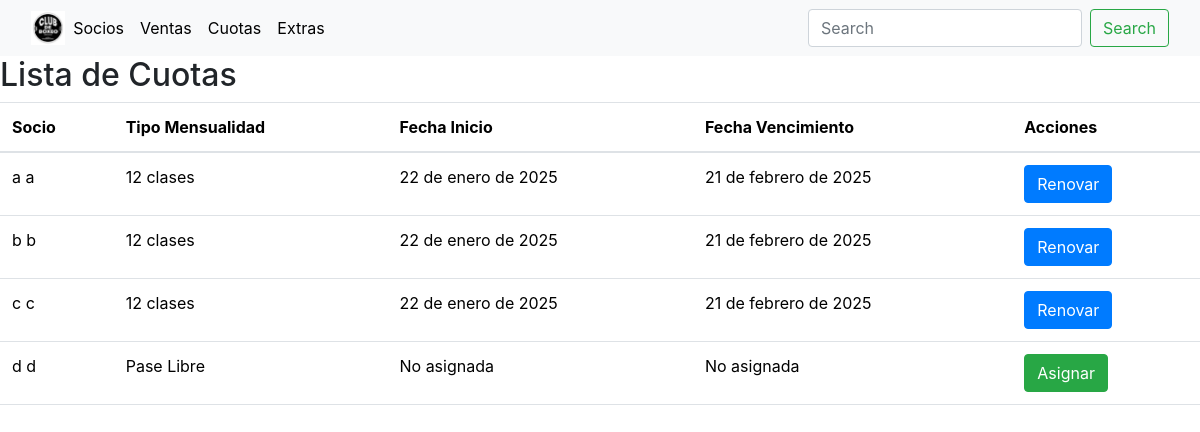
/lista_cuotas/ (signed in), run on an earlier commit of the app's database.
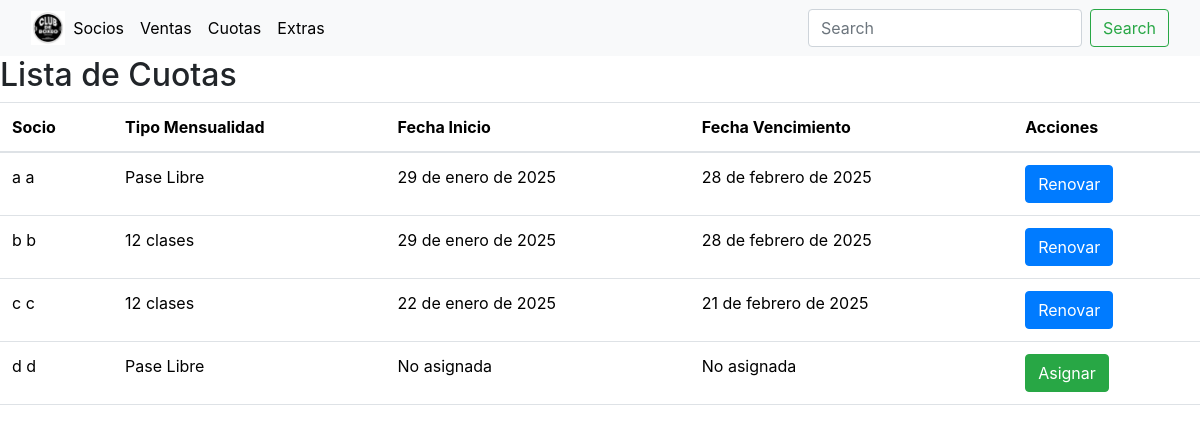
And on a later commit of the database.
### gimnasio/models.py (models this page shows, shortened)
class Socio(models.Model):
    usuario = models.ForeignKey(Usuario, on_delete=models.CASCADE)  # Enlace a la tabla de usuarios
    nombre = models.CharField(max_length=255)
    apellido = models.CharField(max_length=255)
    dni = models.CharField(max_length=20)  # Asumiendo que el DNI es una cadena
    gimnasio = models.ForeignKey(Gimnasio, on_delete=models.CASCADE, related_name="socios",default=None)
    tipo_mensualidad = models.ForeignKey('TipoMensualidad', on_delete=models.SET_NULL, null=True, blank=True) # Relación con TipoMensualidad
    clases_restantes = models.IntegerField(default=0)
    fecha_vencimiento = models.DateField(null=True, blank=True) # Nuevo Campo
    class Meta:
        db_table = 'Socios'
        verbose_name = 'Socio'
        verbose_name_plural = 'Socios'

class TipoMensualidad(models.Model):
    tipo = models.CharField(max_length=255)  # Ejemplo de longitud máxima, ajústala según necesites
    precio = models.DecimalField(max_digits=10, decimal_places=2)  # Usando DecimalField para precios
    class Meta:
        db_table = 'TipoMensualidades'
        verbose_name = 'TipoMensualidad'
        verbose_name_plural = 'TipoMensualidades'

class Cuota(models.Model):
    socio = models.ForeignKey(Socio, on_delete=models.CASCADE)
    tipo_mensualidad = models.ForeignKey(TipoMensualidad, on_delete=models.CASCADE)
    precio = models.FloatField(null=True, blank=True)
    efectivo = models.FloatField(null=True, blank=True)
    fecha_inicio = models.DateField(default=date.today)
    transferencia = models.FloatField(null=True, blank=True)
    tarjeta_credito = models.FloatField(null=True, blank=True)
    gimnasio = models.ForeignKey(Gimnasio, on_delete=models.CASCADE, related_name="cuota",default=None)
    class Meta:
        db_table = 'Cuotas'
        verbose_name = 'Cuota'
        verbose_name_plural = 'Cuotas'

### gimnasio/views.py (the view, shortened to what this page needs)
# urls.py: path('lista_cuotas/',views.lista_cuotas, name='lista_cuotas'),
@login_required
def lista_cuotas(request):
    socios = Socio.objects.all()
    cuotas_por_socio = []
    for socio in socios:
       try:
            cuota = Cuota.objects.filter(socio=socio).latest('fecha_inicio') # Obtenemos la última cuota
            fecha_vencimiento = cuota.fecha_inicio + timedelta(days=30) if cuota.fecha_inicio else None # calculamos el vencimiento
            cuotas_por_socio.append({'socio':socio, 'cuota': cuota, 'fecha_vencimiento': fecha_vencimiento})  # agregamos a la lista
       except Cuota.DoesNotExist:
            cuotas_por_socio.append({'socio':socio, 'cuota': None, 'fecha_vencimiento': None})
    return render(request, 'listar_cuotas.html', {'cuotas_por_socio': cuotas_por_socio})

### gimnasio/templates/listar_cuotas.html
{% extends 'base.html' %}
{% block content %}
    <h2>Lista de Cuotas</h2>
    <table class="table">
        <thead>
            <tr>
                <th>Socio</th>
                <th>Tipo Mensualidad</th>
                <th>Fecha Inicio</th>
                <th>Fecha Vencimiento</th>
                <th>Acciones</th>
            </tr>
        </thead>
        <tbody>
            {% for item in cuotas_por_socio %}
               <tr>
                    <td>{{ item.socio.nombre }} {{ item.socio.apellido }}</td>
                    <td>
                      {% if item.socio.tipo_mensualidad %}
                        {{ item.socio.tipo_mensualidad.tipo }}
                      {% else %}
                        No asignada
                      {% endif %}
                    </td>
                     {% if item.cuota %}
                        <td>{{ item.cuota.fecha_inicio }}</td>
                        <td>{{ item.fecha_vencimiento }}</td>
                        <td>
                            <a href="{% url 'renovar_mensualidad' %}?socio={{ item.socio.id }}&cuota={{ item.cuota.id }}" class="btn btn-primary">Renovar</a>
                        </td>
                    {% else %}
                        <td>No asignada</td>
                        <td>No asignada</td>
                        <td>
                            <a href="{% url 'asignar_mensualidad' %}?socio={{ item.socio.id }}" class="btn btn-success">Asignar</a>
                        </td>
                    {% endif %}
                </tr>
            {% endfor %}
        </tbody>
    </table>
{% endblock %}

### gimnasio/templates/base.html (shortened to what this page needs)
{% load static %}
<!DOCTYPE html>
<html lang="en">
<head>
    <link href="https://cdn.jsdelivr.net/npm/bootstrap@5.3.3/dist/css/bootstrap.min.css" rel="stylesheet">
    <link rel="stylesheet" href="https://stackpath.bootstrapcdn.com/bootstrap/4.5.2/css/bootstrap.min.css">
</head>
<body>
    <header>
        <nav class="navbar navbar-expand-lg bg-body-tertiary">
            <div class="container-fluid">
                <img src="{% static 'img/logo.jpeg' %}" width="3%" alt="Logo" id="logo-link" class="img-fluid">
                <div class="collapse navbar-collapse" id="navbarSupportedContent">
                <ul class="navbar-nav me-auto mb-2 mb-lg-0">
                {% if user.is_authenticated %}
                     <li class="nav-item">
                        <a class="nav-link active" aria-current="page" href='{% url 'lista_socios'%}'>Socios</a>
                      </li>
                      <li class="nav-item">
                        <a class="nav-link active" aria-current="page" href='{% url 'venta_crear'%}'>Ventas</a>
                     </li>
                     <li class="nav-item">
                        <a class="nav-link active" aria-current="page" href='{% url 'lista_cuotas'%}'>Cuotas</a>
                     </li>
                     <li class="nav-item">
                        <a class="nav-link active" aria-current="page" href='{% url 'extras_list'%}'>Extras</a>
                     </li>
                {% endif %}
                </ul>
                <form class="d-flex" role="search">
                    <input class="form-control me-2" type="search" placeholder="Search" aria-label="Search">
                    <button class="btn btn-outline-success" type="submit">Search</button>
                </form>
                </div>
            </div>
            </nav>
    </header>
    <main>
    {% block content %}
    {% endblock %}
    </main>
</body>
</html>

What changed in the data, as far as the page shows it:
changed Socio (number 1 of 4 on the later page): socio.tipo_mensualidad.tipo "12 clases" → "Pase Libre"; cuota.fecha_inicio "22 de enero de 2025" → "29 de enero de 2025"; fecha_vencimiento "21 de febrero de 2025" → "28 de febrero de 2025"
changed Socio (number 2 of 4 on the later page): cuota.fecha_inicio "22 de enero de 2025" → "29 de enero de 2025"; fecha_vencimiento "21 de febrero de 2025" → "28 de febrero de 2025"
